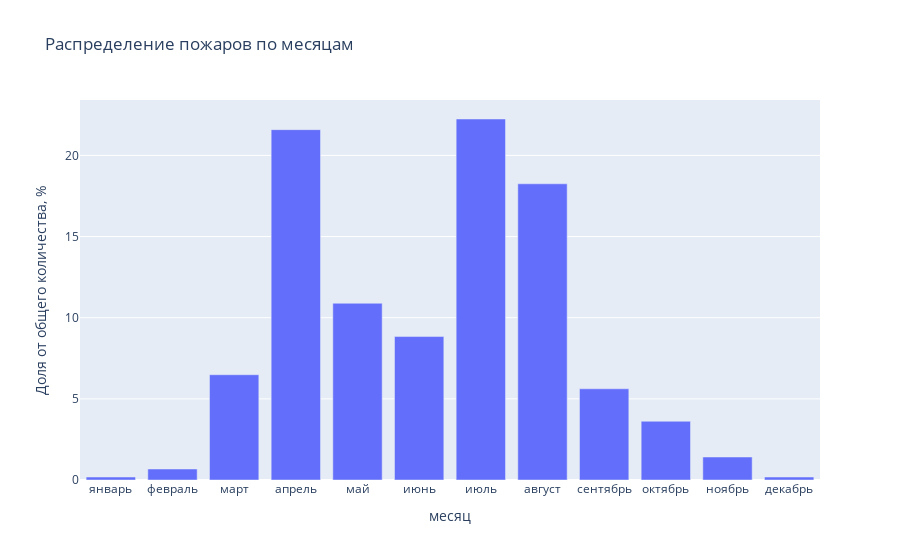

This figure's notebook cell:
### Markdown cell above
# Распределение пожаров по месяцам

### Code cell
month = {
    1: 'январь',
    2: 'февраль',
    3: 'март',
    4: 'апрель',
    5: 'май',
    6: 'июнь',
    7: 'июль',
    8: 'август',
    9: 'сентябрь',
    10: 'октябрь',
    11: 'ноябрь',
    12: 'декабрь'
}

def transform_month(x):
    return month[x]


wildfire_by_month = thermopoints['месяц'].value_counts().reset_index()
wildfire_by_month = wildfire_by_month.sort_values(by='месяц')
wildfire_by_month['Доля от общего количества, %'] = wildfire_by_month['count'] / thermopoints.shape[0] * 100
wildfire_by_month['месяц'] = wildfire_by_month['месяц'].apply(transform_month)

fig = px.bar(wildfire_by_month, x='месяц', y='Доля от общего количества, %',
             title='Распределение пожаров по месяцам')
fig.show()
fig.write_image('html/распределение месяцы.jpg')

### Figure 1 — Plotly figure (JSON) as saved in the notebook; plotly's stock layout.template omitted (floating-point values rounded to 4 significant figures)
{"data": [{"alignmentgroup": "True", "hovertemplate": "месяц=%{x}<br>Доля от общего количества, %=%{y}<extra></extra>", "legendgroup": "", "marker": {"color": "#636efa", "pattern": {"shape": ""}}, "name": "", "offsetgroup": "", "orientation": "v", "showlegend": false, "textposition": "auto", "type": "bar", "x": ["январь", "февраль", "март", "апрель", "май", "июнь", "июль", "август", "сентябрь", "октябрь", "ноябрь", "декабрь"], "xaxis": "x", "y": [0.1816, 0.6775, 6.487, 21.59, 10.89, 8.839, 22.24, 18.25, 5.62, 3.62, 1.417, 0.1819], "yaxis": "y"}], "layout": {"barmode": "relative", "legend": {"tracegroupgap": 0}, "title": {"text": "Распределение пожаров по месяцам"}, "xaxis": {"anchor": "y", "domain": [0, 1], "title": {"text": "месяц"}}, "yaxis": {"anchor": "x", "domain": [0, 1], "title": {"text": "Доля от общего количества, %"}}}}
